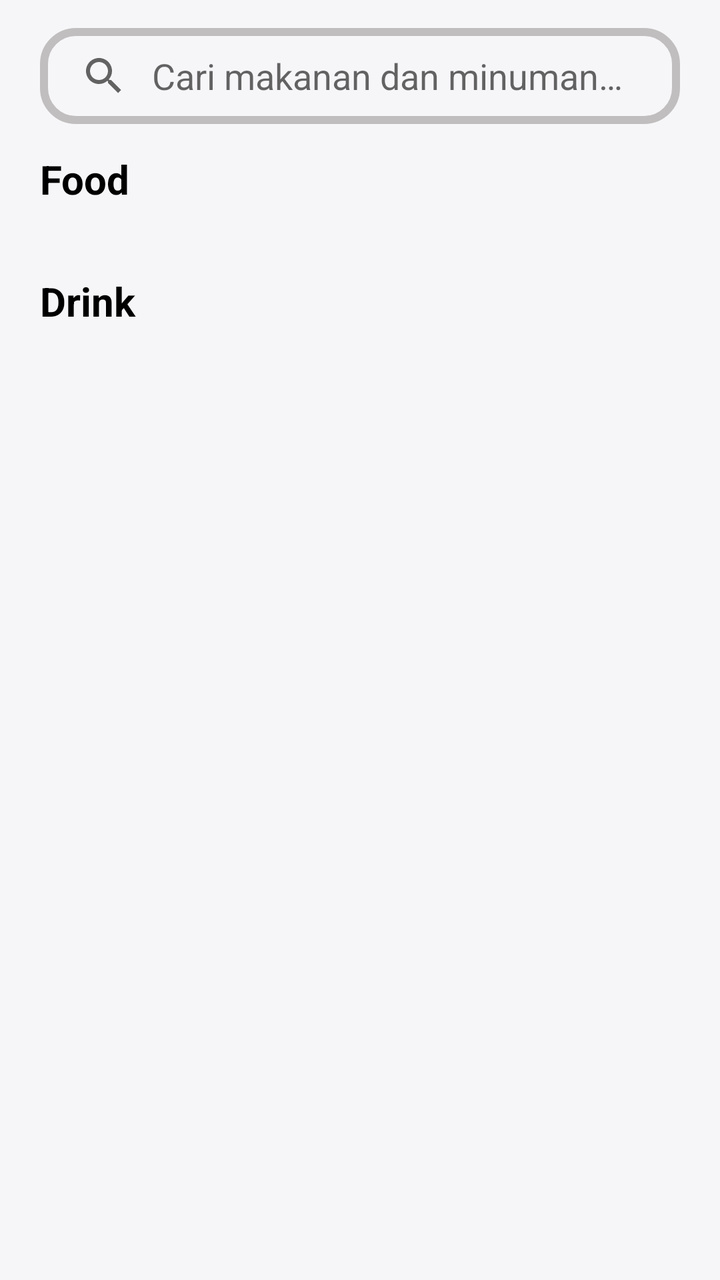
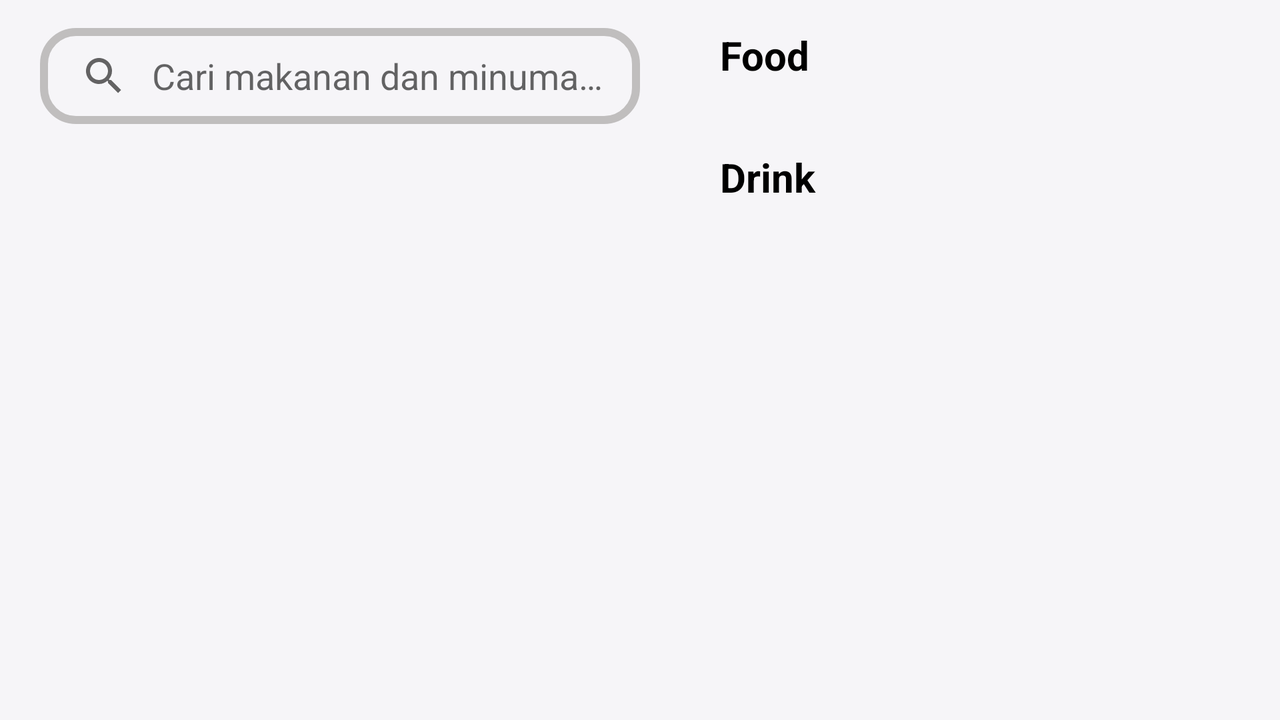

First picture: res/layout/ on a phone held upright. Second picture: the repository's own variant of that layout, on a device whose configuration matches the variant's folder. Source for both follows.
<!-- AndroidManifest.xml: application theme Theme.Majika -->
<!-- res/layout/fragment_daftar_makanan.xml -->
<?xml version="1.0" encoding="utf-8"?>
<androidx.constraintlayout.widget.ConstraintLayout xmlns:android="http://schemas.android.com/apk/res/android"
    xmlns:app="http://schemas.android.com/apk/res-auto"
    xmlns:tools="http://schemas.android.com/tools"
    android:layout_width="match_parent"
    android:layout_height="match_parent"
    android:background="#F6F5F8"
    tools:context=".DaftarMakananFragment">

    <SearchView
        android:id="@+id/svMenu"
        android:layout_width="match_parent"
        android:layout_height="wrap_content"
        android:queryHint="Cari makanan dan minuman disini.."
        app:layout_constraintEnd_toEndOf="parent"
        app:layout_constraintStart_toStartOf="parent"
        app:layout_constraintTop_toTopOf="parent"
        android:iconifiedByDefault="false"
        android:layout_marginTop="14dp"
        android:layout_marginStart="20dp"
        android:layout_marginBottom="14dp"
        android:layout_marginEnd="20dp"
        android:background="@drawable/menu_searchview_bg"
        android:queryBackground="@android:color/transparent"/>

    <androidx.core.widget.NestedScrollView
        android:layout_width="match_parent"
        android:layout_height="0dp"
        android:fillViewport="true"
        app:layout_constraintBottom_toBottomOf="parent"
        app:layout_constraintEnd_toEndOf="parent"
        app:layout_constraintStart_toStartOf="parent"
        app:layout_constraintTop_toBottomOf="@id/svMenu">

        <LinearLayout
            android:layout_width="match_parent"
            android:layout_height="wrap_content"
            android:orientation="vertical">

            <TextView
                android:id="@+id/tvMenuFood"
                android:layout_width="match_parent"
                android:layout_height="wrap_content"
                android:layout_marginStart="20dp"
                android:layout_marginTop="14dp"
                android:layout_marginEnd="20dp"
                android:text="Food"
                android:textColor="@color/black"
                android:textSize="20sp"
                android:textStyle="bold" />

            <androidx.recyclerview.widget.RecyclerView
                android:id="@+id/recyclerViewMenuFood"
                android:layout_width="match_parent"
                android:layout_height="wrap_content"
                android:paddingBottom="20dp" />

            <TextView
                android:id="@+id/tvMenuDrink"
                android:layout_width="match_parent"
                android:layout_height="wrap_content"
                android:layout_marginStart="20dp"
                android:layout_marginTop="14dp"
                android:layout_marginEnd="20dp"
                android:text="Drink"
                android:textColor="@color/black"
                android:textSize="20sp"
                android:textStyle="bold" />

            <androidx.recyclerview.widget.RecyclerView
                android:id="@+id/recyclerViewMenuDrink"
                android:layout_width="match_parent"
                android:layout_height="wrap_content"
                android:paddingBottom="20dp" />
        </LinearLayout>
    </androidx.core.widget.NestedScrollView>

</androidx.constraintlayout.widget.ConstraintLayout>
<!-- resources referenced by this layout -->
<resources>
  <!-- drawable menu_searchview_bg (drawable) -->
  <?xml version="1.0" encoding="utf-8"?>
  <shape xmlns:android="http://schemas.android.com/apk/res/android"
      android:shape="rectangle">
  
      <corners android:radius="16dp" />
      <stroke
          android:width="4dp"
          android:color="#C0BEBE" />
  </shape>
  <style name="Theme.Majika" parent="Theme.MaterialComponents.DayNight.DarkActionBar">
          
          <item name="colorPrimary">@color/purple_500</item>
          <item name="colorPrimaryVariant">@color/purple_700</item>
          <item name="colorOnPrimary">@color/white</item>
          
          <item name="colorSecondary">@color/teal_200</item>
          <item name="colorSecondaryVariant">@color/teal_700</item>
          <item name="colorOnSecondary">@color/black</item>
          
          <item name="android:statusBarColor">?attr/colorPrimaryVariant</item>
          
          <item name="windowActionBar">false</item>
          <item name="windowNoTitle">true</item>
      </style>
</resources>
<!-- res/layout-land/fragment_daftar_makanan.xml (the repository's variant of the layout above) -->
<!-- drawn on the phone turned sideways -->
<?xml version="1.0" encoding="utf-8"?>
<androidx.constraintlayout.widget.ConstraintLayout xmlns:android="http://schemas.android.com/apk/res/android"
    xmlns:app="http://schemas.android.com/apk/res-auto"
    xmlns:tools="http://schemas.android.com/tools"
    android:layout_width="match_parent"
    android:layout_height="match_parent"
    android:background="#F6F5F8"
    tools:context=".DaftarMakananFragment">

    <LinearLayout
        android:layout_width="match_parent"
        android:layout_height="match_parent"
        android:orientation="horizontal"
        app:layout_constraintBottom_toBottomOf="parent"
        app:layout_constraintEnd_toEndOf="parent"
        app:layout_constraintStart_toStartOf="parent"
        app:layout_constraintTop_toTopOf="parent">

        <SearchView
            android:id="@+id/svMenu"
            android:layout_width="300dp"
            android:layout_height="wrap_content"
            android:layout_marginStart="20dp"
            android:layout_marginTop="14dp"
            android:layout_marginEnd="20dp"
            android:layout_marginBottom="14dp"
            android:background="@drawable/menu_searchview_bg"
            android:iconifiedByDefault="false"
            android:queryBackground="@android:color/transparent"
            android:queryHint="Cari makanan dan minuman disini.." />

        <androidx.core.widget.NestedScrollView
            android:layout_width="match_parent"
            android:layout_height="match_parent"
            android:fillViewport="true">

            <LinearLayout
                android:layout_width="match_parent"
                android:layout_height="wrap_content"
                android:orientation="vertical">

                <ProgressBar
                    android:id="@+id/pbMenu"
                    style="?android:attr/progressBarStyle"
                    android:layout_width="match_parent"
                    android:layout_height="wrap_content"
                    android:paddingTop="50dp"
                    android:visibility="gone" />

                <TextView
                    android:id="@+id/tvMenuFood"
                    android:layout_width="match_parent"
                    android:layout_height="wrap_content"
                    android:layout_marginStart="20dp"
                    android:layout_marginTop="14dp"
                    android:layout_marginEnd="20dp"
                    android:text="Food"
                    android:textColor="@color/black"
                    android:textSize="20sp"
                    android:textStyle="bold" />

                <androidx.recyclerview.widget.RecyclerView
                    android:id="@+id/recyclerViewMenuFood"
                    android:layout_width="match_parent"
                    android:layout_height="wrap_content"
                    android:paddingBottom="20dp" />

                <TextView
                    android:id="@+id/tvMenuDrink"
                    android:layout_width="match_parent"
                    android:layout_height="wrap_content"
                    android:layout_marginStart="20dp"
                    android:layout_marginTop="14dp"
                    android:layout_marginEnd="20dp"
                    android:text="Drink"
                    android:textColor="@color/black"
                    android:textSize="20sp"
                    android:textStyle="bold" />

                <androidx.recyclerview.widget.RecyclerView
                    android:id="@+id/recyclerViewMenuDrink"
                    android:layout_width="match_parent"
                    android:layout_height="wrap_content"
                    android:paddingBottom="20dp" />
            </LinearLayout>
        </androidx.core.widget.NestedScrollView>
    </LinearLayout>

</androidx.constraintlayout.widget.ConstraintLayout>
